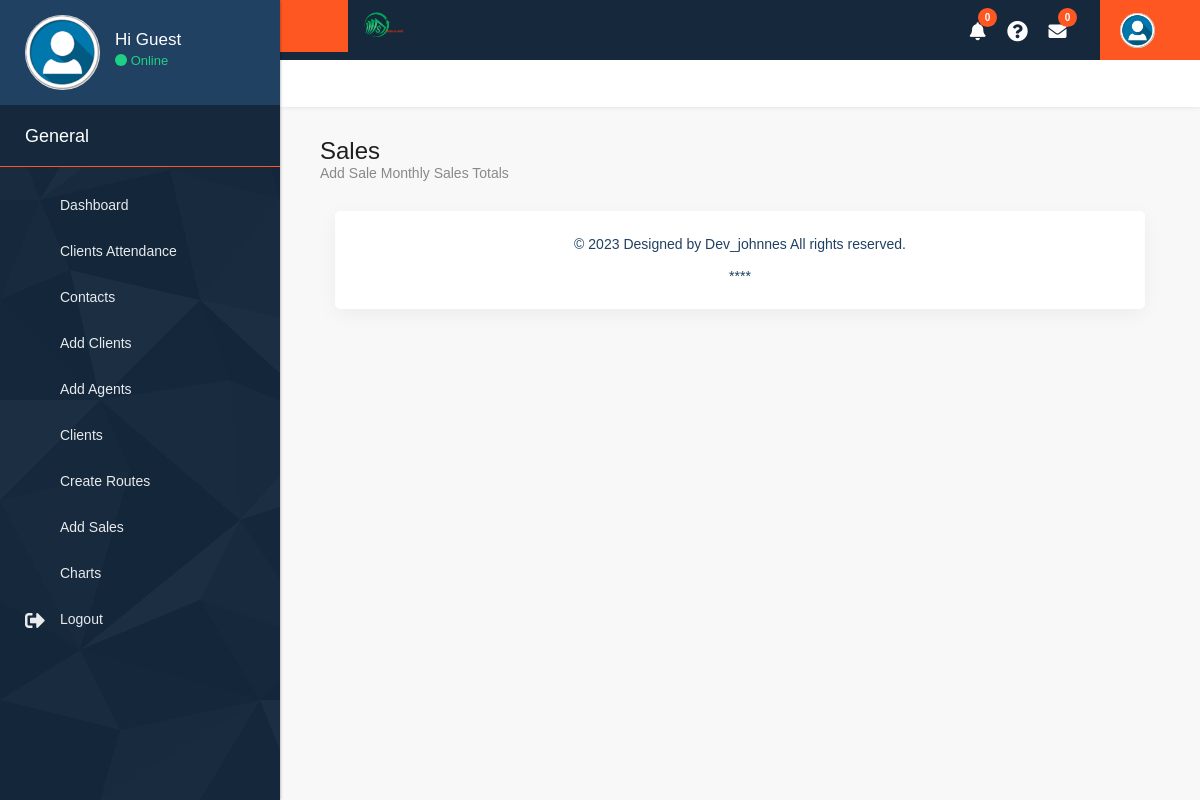
Before: /sales/ with the older database file.
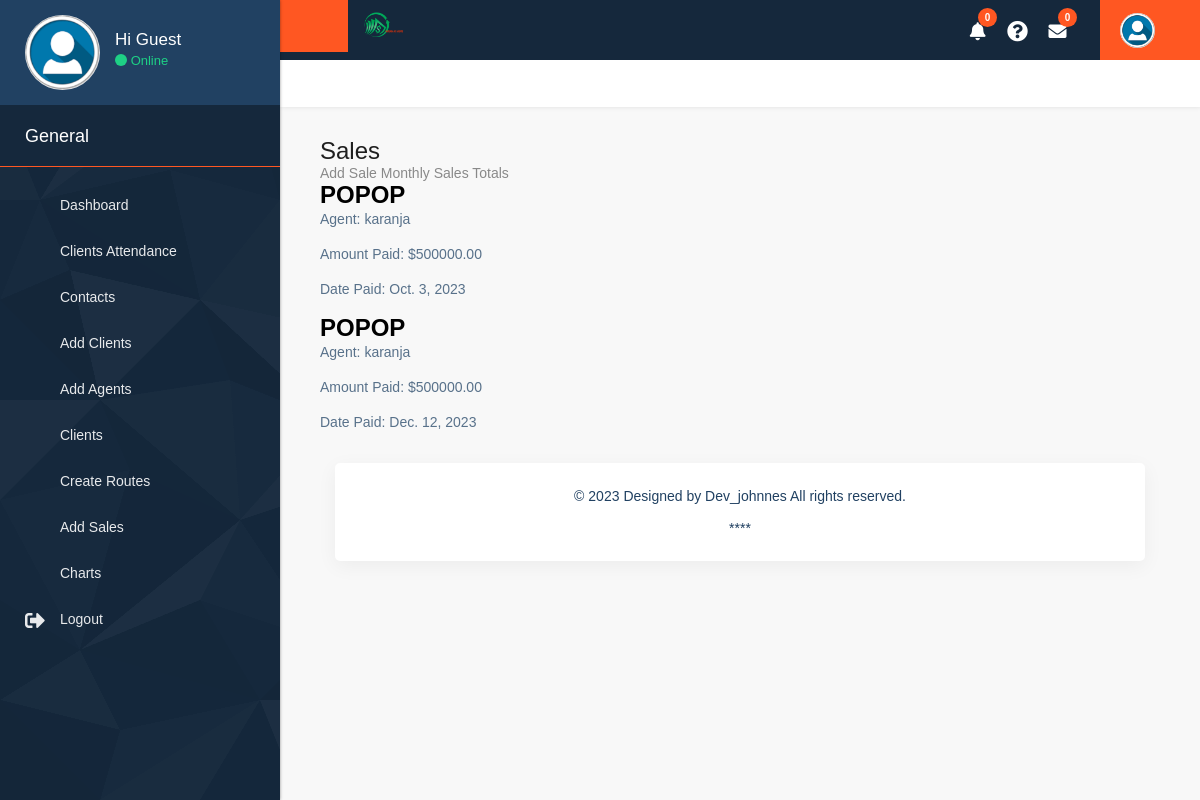
After: the same page with the newer database file.
### accounts/models.py (models this page shows, shortened)
class Sale(models.Model):
    agent = models.ForeignKey(User, on_delete=models.CASCADE)
    client_name = models.CharField(max_length=100)
    loan_amount_paid = models.DecimalField(max_digits=10, decimal_places=2)
    date_paid = models.DateField()
    commission = models.DecimalField(max_digits=10, decimal_places=2, default=0.00)  # Add commission field

class User(AbstractUser):
    email = models.EmailField(unique=True)
    is_member = models.BooleanField(default=False)
    is_vendor = models.BooleanField(default=False)
    is_management = models.BooleanField(default=False)

### accounts/views.py (the view)
# urls.py: path('sales/', views.display_sales, name='sales'),
def display_sales(request):
    sales = Sale.objects.all()
    return render(request, 'management/display_sales.html', {'sales': sales})

### accounts/templates/management/display_sales.html (shortened to what this page needs)
{% extends "management/base.html" %}
{% block content %}
    <h1>Sales</h1>
    <a href="{% url 'add_sale' %}">Add Sale</a>
    <a href="{% url 'monthly_sales' %}">Monthly Sales Totals</a>
    {% for sale in sales %}
    <div class="sale-card">
        <h3>{{ sale.client_name }}</h3>
        <p>Agent: {{ sale.agent }}</p>
        <p>Amount Paid: ${{ sale.loan_amount_paid }}</p>
        <p>Date Paid: {{ sale.date_paid }}</p>
    </div>
    {% endfor %}
</body>
{% endblock content %}

Changed rows visible on the page:
added Sale: client_name "POPOP", agent "karanja", loan_amount_paid "500000.00", date_paid "Oct. 3, 2023"
added Sale: client_name "POPOP", agent "karanja", loan_amount_paid "500000.00", date_paid "Dec. 12, 2023"
